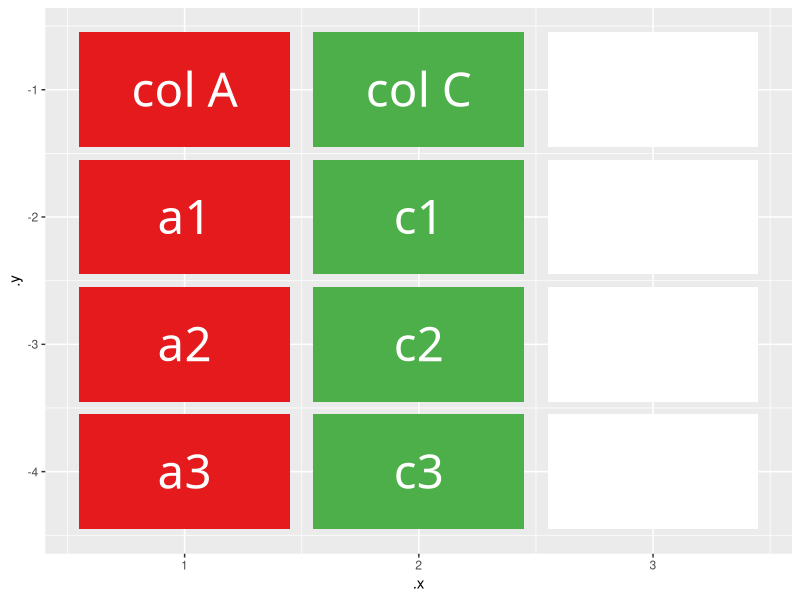

Write R code to recreate this figure. (Note: this script raises an error after producing the figure.)
# select() df
library(tidyverse)
library(gganimate)

select_df_before <- tribble(
  ~.y, ~label, ~value, ~.x, ~color,
  -1, "col_A", "col A", 1, "#E41A1C",
  -2, "col_A", "a1", 1, "#E41A1C",
  -3, "col_A", "a2", 1, "#E41A1C",
  -4, "col_A", "a3", 1, "#E41A1C",
  -1, "col_B", "col B", 2, "#377EB8",
  -2, "col_B", "b1", 2, "#377EB8",
  -3, "col_B", "b2", 2, "#377EB8",
  -4, "col_B", "b3", 2, "#377EB8",
  -1, "col_C", "col C", 3, "#4DAF4A",
  -2, "col_C", "c1", 3, "#4DAF4A",
  -3, "col_C", "c2", 3, "#4DAF4A",
  -4, "col_C", "c3", 3, "#4DAF4A"
)

select_df_before$frame <- 1

select_df_after <- tribble(
  ~.y, ~label, ~value, ~.x, ~color,
  -1, "col_A", "col A", 1, "#E41A1C",
  -2, "col_A", "a1", 1, "#E41A1C",
  -3, "col_A", "a2", 1, "#E41A1C",
  -4, "col_A", "a3", 1, "#E41A1C",
  -1, "col_B", "col B", 3, "#ffffff",
  -2, "col_B", "b1", 3, "#ffffff",
  -3, "col_B", "b2", 3, "#ffffff",
  -4, "col_B", "b3", 3, "#ffffff",
  -1, "col_C", "col C", 2, "#4DAF4A",
  -2, "col_C", "c1", 2, "#4DAF4A",
  -3, "col_C", "c2", 2, "#4DAF4A",
  -4, "col_C", "c3", 2, "#4DAF4A"
)

select_df_after$frame <- 2

# testing
# test for both before and after dfs
select_df_after %>%
  ggplot() +
  aes(.x, .y, fill = color, label = value) +
  geom_tile(aes(alpha = 1), width = 0.9, height = 0.9) +
  geom_text(aes(x = .x, color = "white", size = 12), hjust = 0.5, family = "Fira Sans") +
  scale_fill_identity() +
  scale_alpha_identity() +
  scale_color_identity() +
  scale_size_identity()

select_df <- bind_rows(select_df_before, select_df_after)

select_df %>%
  ggplot() +
  aes(.x, .y, fill = color, label = value) +
  geom_tile(aes(alpha = 1), width = 0.9, height = 0.9) +
  geom_text(aes(x = .x, color = "white", size = 12), hjust = 0.5, family = "Fira Sans") +
  scale_fill_identity() +
  scale_alpha_identity() +
  scale_color_identity() +
  scale_size_identity() +
  ggtitle("df[['colA', 'colC']]") +
  theme_void() +
  theme(plot.title = element_text(family = "Fira Mono", hjust = 0.5, size = 24)) +
  transition_states(frame, transition_length = 2, state_length = 1) +
  enter_appear() +
  exit_disappear(early = TRUE) +
  ease_aes("sine-in-out") -> select_anim

select_anim <- animate(select_anim)
anim_save(here::here("images", "select-pandas.gif"), select_anim)
